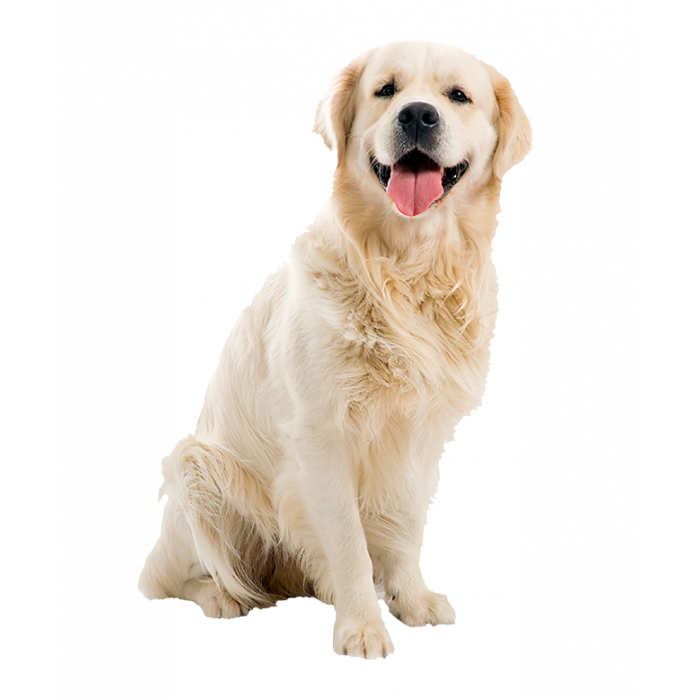
#> input picture dog.png, 700 x 700 px, found by its file name
$ python image_compression_impl.py
#> lines starting #> are read from the running program, lines starting #| are printed output that depends on the picture
import numpy as np
from sklearn.cluster import KMeans
from PIL import Image

# Function to load and preprocess the image
def load_image(image_path):
    img = Image.open(image_path)
#> img is the input picture: PIL image 700x700 RGBA; mean R, G, B, A 57.2, 51.3, 44.7, 70.6
    return  np.array(img)

    # raise NotImplementedError('You need to implement this function')

# Function to perform KMeans clustering for image quantization
def image_compression(image_np, n_colors):
    # Reshape the image to be a list of pixels
    pixels = image_np.reshape(-1, image_np.shape[-1])

    # Perform KMeans clustering
    kmeans = KMeans(n_clusters=n_colors, random_state=30)
    kmeans.fit(pixels)

    # Replace each pixel value with its nearest cluster center
    compressed_pixels = kmeans.cluster_centers_[kmeans.labels_]

    # Reshape the result back to the original image shape
    compressed_image = compressed_pixels.reshape(image_np.shape)

    # Convert back to uint8 data type
    compressed_image = np.clip(compressed_image, 0, 255).astype(np.uint8)

    return compressed_image
    # raise NotImplementedError('You need to implement this function')

# Function to concatenate and save the original and quantized images side by side
def save_result(original_image_np, quantized_image_np, output_path):
    # Convert NumPy arrays back to PIL images
    original_image = Image.fromarray(original_image_np)
    quantized_image = Image.fromarray(quantized_image_np)

    # Get dimensions
    width, height = original_image.size
#> width = 700; height = 700

    # Create a new image that will hold both the original and quantized images side by side
    combined_image = Image.new('RGB', (width * 2, height))
#> combined_image: PIL image 1400x700 RGB; every value is 0

    # Paste original and quantized images side by side
    combined_image.paste(original_image, (0, 0))
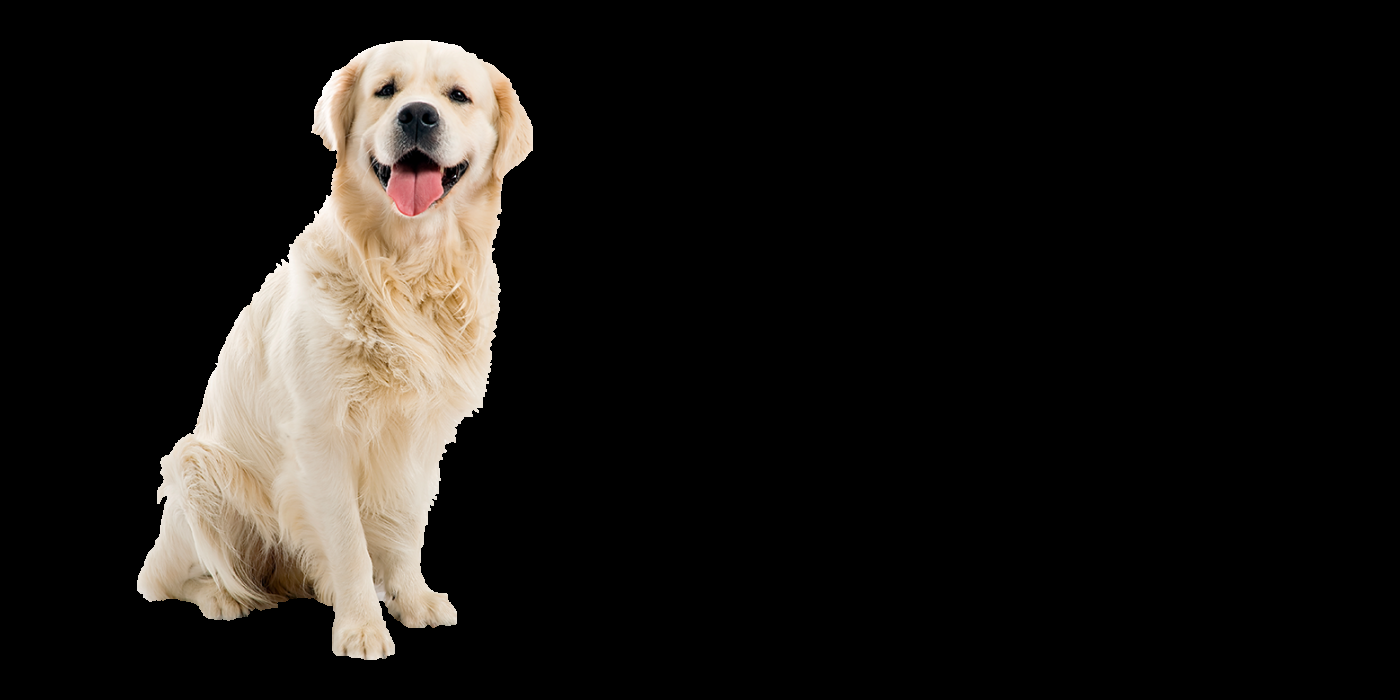
#> combined_image: PIL image 1400x700 RGB; mean R, G, B 28.6, 25.6, 22.3
    combined_image.paste(quantized_image, (width, 0))
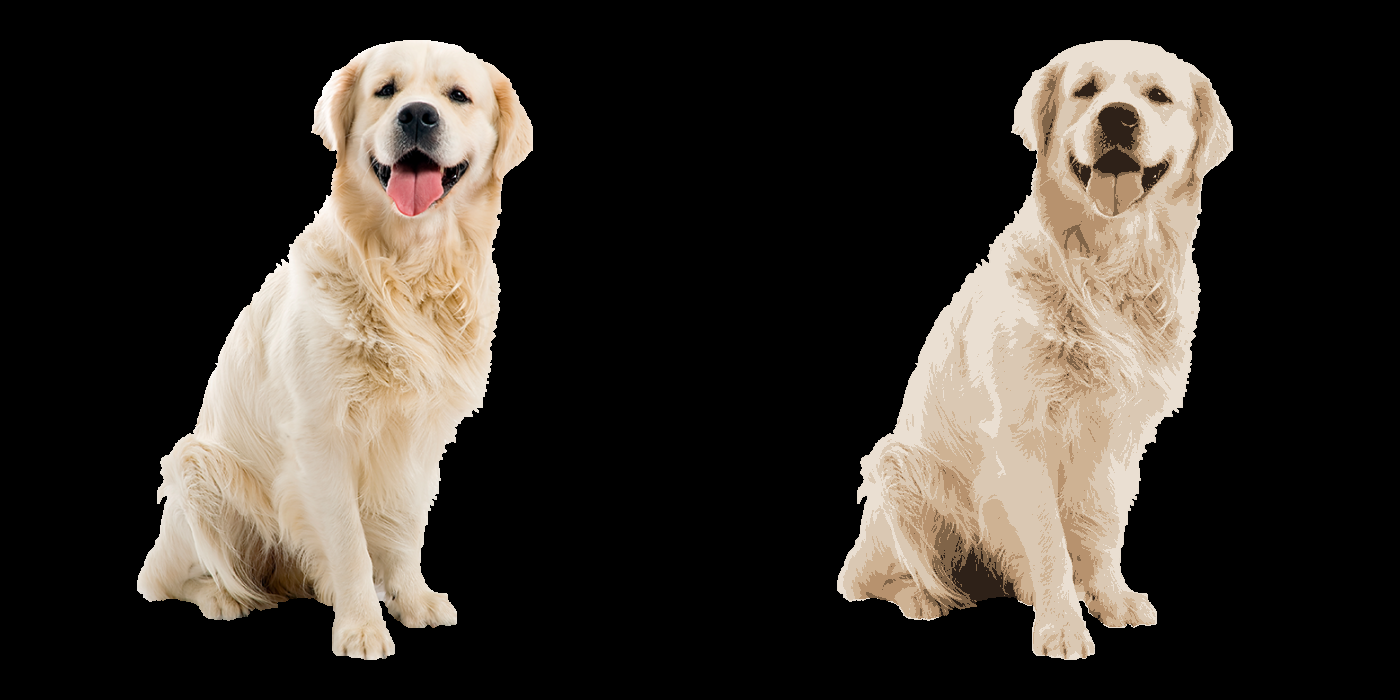
#> combined_image: PIL image 1400x700 RGB; mean R, G, B 57.2, 51.2, 44.6

    # Save the combined image
    combined_image.save(output_path)

def __main__():
    # Load and process the image
    image_path = r'C:\Users\Victor\CS 506\CS506_Lab2\dog.png'
    output_path = r'C:\Users\Victor\CS 506\CS506_Lab2\compressed_image.png'
    image_np = load_image(image_path)

    # Perform image quantization using KMeans
    n_colors = 8  # Number of colors to reduce the image to, you may change this to experiment
    quantized_image_np = image_compression(image_np, n_colors)

    # Save the original and quantized images side by side
    save_result(image_np, quantized_image_np, output_path)

__main__()

$ run again, with pic.PNG copied over dog.png
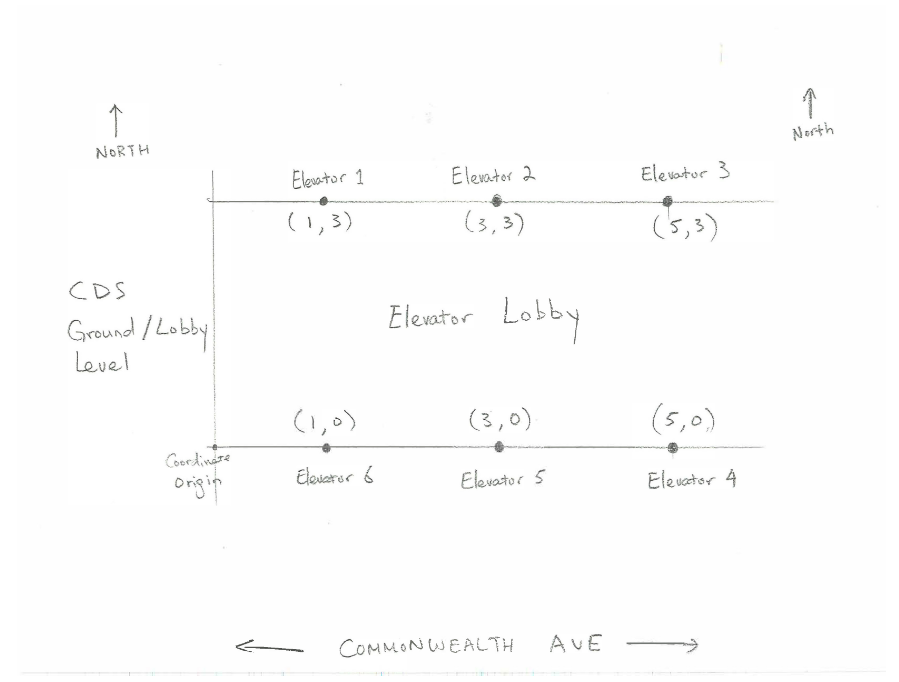
#> input picture pic.PNG, 899 x 682 px, found by its file name
#> in load_image, img is the input picture: PIL image 899x682 RGBA; mean R, G, B, A 252.5, 252.6, 252.5, 255
#> in save_result, `combined_image.paste(original_image, (0, 0))`:
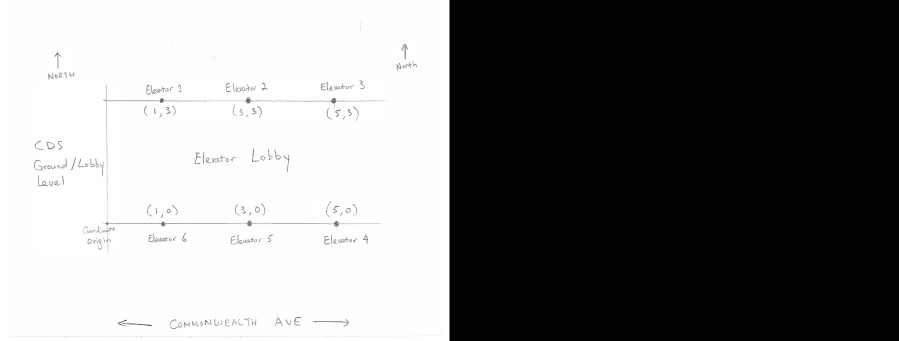
#> combined_image: PIL image 1798x682 RGB (shown at 1/2 size); mean R, G, B 126.3, 126.3, 126.3
#> in save_result, `combined_image.paste(quantized_image, (width, 0))`:
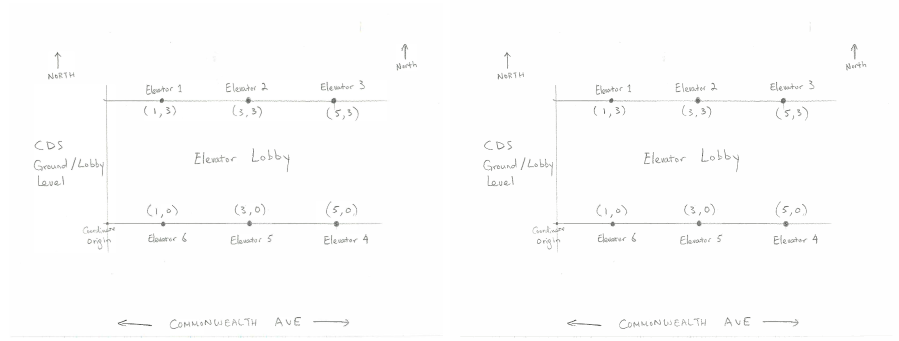
#> combined_image: PIL image 1798x682 RGB (shown at 1/2 size); mean R, G, B 252.5, 252.5, 252.4
